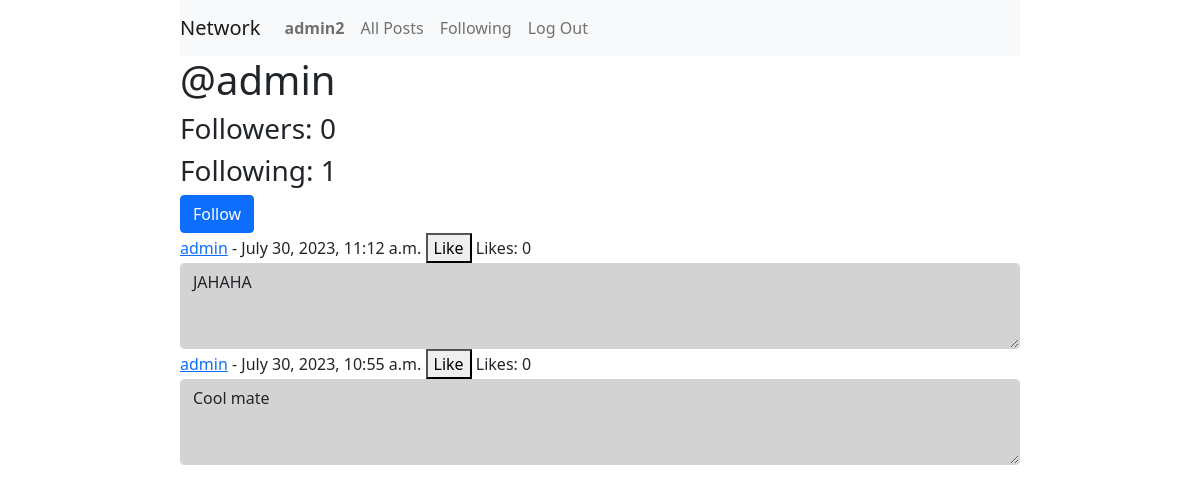
The app's page /profile/1 (signed in), older data.
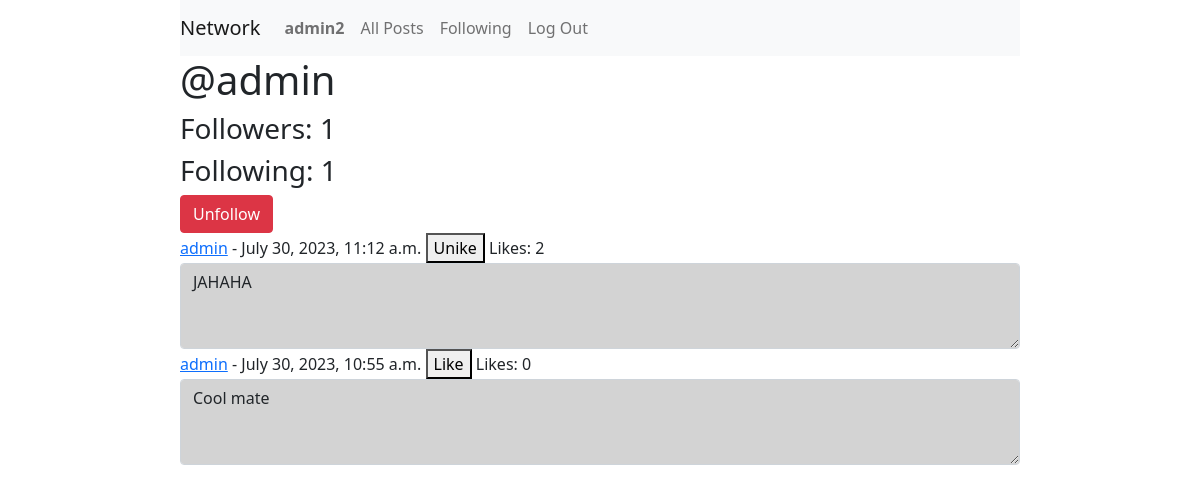
The same page, newer data.
### network/models.py (models this page shows, shortened)
class User(AbstractUser):
    pass

class Post(models.Model):
    content = models.TextField(max_length=600)
    author = models.ForeignKey(User, on_delete=models.CASCADE)
    timestamp = models.DateTimeField(auto_now_add=True)
    likes = models.IntegerField(default=0)

### network/views.py (the view)
# urls.py: path("profile/<int:id>", views.get_profile, name="profile"),
def get_profile(request, id):
    user = User.objects.get(id=id)
    all_posts = Post.objects.filter(author = user).order_by("-timestamp")
    followings = Follow.objects.filter(user=user)
    followers  = Follow.objects.filter(followed = user)
    current_user = request.user
    is_following = followers.filter(user=User.objects.get(pk=current_user.id))
    is_following = bool(is_following)
    paginator = Paginator(all_posts, 10)
    page_number = request.GET.get('p')
    posts = paginator.get_page(page_number)
    likes = Like.objects.all()
    liked = []
    for like in likes:
        if like.user.id == request.user.id:
            liked.append(like.post.id)
    like = []
    for post in posts:
        like_on_post = Like.objects.filter(post=post).count()
        post.likes = like_on_post
        post.save()
    return render(request, "network/profile.html",{
        "posts": posts,
        'username': user.username,
        'target_user_id': user.id,
        'followings': followings,
        'followers': followers,
        'is_following': is_following,
        'liked': liked
    })

### network/templates/network/profile.html (shortened to what this page needs)
{% extends "network/layout.html" %} {% block body %}
<h1>@{{username}}</h1>
<div>
  <h3>Followers:  {{followers.count}} </h3>
  <h3>Following: {{followings.count}}</h3>
  {% if user.is_authenticated and user.username != username %}
    {% if is_following %}
      <form action="{% url 'unfollow' %}" method="POST">
        <button type="submit" class="btn btn-danger">Unfollow</button>
      </form>
    {% else %}
      <form action="{% url 'follow' %}" method="POST">
        <button type="submit" class="btn btn-primary">Follow</button>
      </form>
    {% endif %}
  {% endif %}
</div>
<div>
  {% for post in posts %}
  <div>
    <label for="post-content"> <a href="{% url 'profile' post.author.id %}">{{post.author}}</a> - {{post.timestamp}}</label>
    {%if user.is_authenticated%}
      {% if post.id in liked %}
        <button id="{{post.id}}" onclick="LikeBtnClicked({{post.id}})">Unike</button>
      {% else %}
        <button id="{{post.id}}" onclick="LikeBtnClicked({{post.id}})">Like</button>
      {% endif %}
    {%endif%}
    <span id="numbers_of_like_{{post.id}}">Likes: {{post.likes}}</span>
    <textarea
      name="post-content"
      style="background-color: lightgray"
      class="form-control"
      id="post-content-{{post.id}}"
      rows="3"
      readonly>{{post.content}}</textarea>
  </div>
</div>
{% endfor %}
<nav
  aria-label="Page navigation example"
  class="d-flex justify-content-center mt-2"
>
</nav>
{% endblock %}

### network/templates/network/layout.html (shortened to what this page needs)
{% load static %}
<!DOCTYPE html>
<html lang="en">
  <head>
    <link
      href="https://cdn.jsdelivr.net/npm/bootstrap@5.0.0/dist/css/bootstrap.min.css"
      rel="stylesheet"
    />
    <link href="{% static 'network/styles.css' %}" rel="stylesheet" />
  </head>
  <body style="padding-left: 15%; padding-right: 15%">
    <nav class="navbar navbar-expand-lg navbar-light bg-light">
      <a class="navbar-brand" href="{% url 'index' %}">Network</a>
      <div>
        <ul class="navbar-nav mr-auto">
          {% if user.is_authenticated %}
          <li class="nav-item">
            <a class="nav-link" href="{% url 'profile' user.id %}"
              ><strong>{{ user.username }}</strong></a
            >
          </li>
          {% endif %}
          <li class="nav-item">
            <a class="nav-link" href="{% url 'index' %}">All Posts</a>
          </li>
          {% if user.is_authenticated %}
          <li class="nav-item">
            <a class="nav-link" href="{% url 'following' %}">Following</a>
          </li>
          <li class="nav-item">
            <a class="nav-link" href="{% url 'logout' %}">Log Out</a>
          </li>
          {% endif %}
        </ul>
      </div>
    </nav>
    <div class="body">{% block body %} {% endblock %}</div>
  </body>
</html>

Row changes from the older to the newer data that the page shows:
changed Post "July 30, 2023, 11:12 a.m.": likes "0" → "2"; text "Like" → "Unike"
Text that changed along with them:
{{ followers.count }}: "0" → "1"
text no longer shown: "Follow"
text now shown: "Unfollow"
